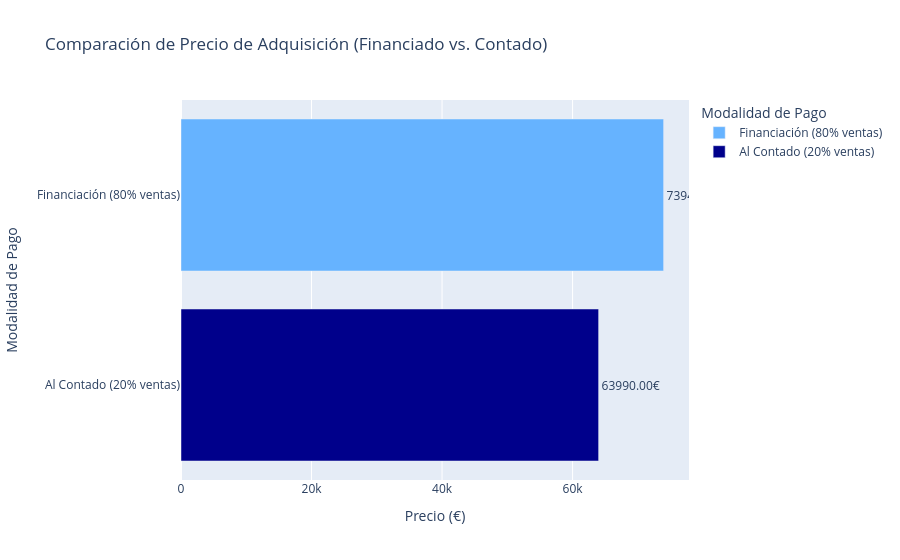

Notebook source saved alongside this figure:
### Markdown cell above
**18.1 Representación de la información anterior en un gráfico de barras**

### Code cell
#representación gráfica de los datos anteriores 
# Preparar los datos en un DataFrame con Plotly Express
data = {
    'Modalidad de Pago': ['Financiación (80% ventas)', 'Al Contado (20% ventas)'],
    'Precio (€)': [coste_total, al_contado]
}
df_plot = pd.DataFrame(data)

# Crear el gráfico de barras interactivo con Plotly Express
fig = px.bar(
    df_plot,
    x='Precio (€)',
    y='Modalidad de Pago',
    orientation='h',
    title='Comparación de Precio de Adquisición (Financiado vs. Contado)',
    labels={'Modalidad de Pago': 'Modalidad de Pago', 'Precio (€)': 'Precio (€)'},
    color='Modalidad de Pago',
    color_discrete_map={'Financiación (80% ventas)': '#66b3ff', 'Al Contado (20% ventas)': '#00008B'},
    text='Precio (€)'
)

# Ajustar el formato del texto en las barras a dos decimales con el símbolo del euro
fig.update_traces(texttemplate='%{x:.2f}€', textposition='outside')

# Ajustar el diseño del gráfico
fig.update_layout(
    uniformtext_minsize=8,
    uniformtext_mode='hide',
    yaxis={'categoryorder':'total ascending'} # Ordenar las barras
)

# Mostrar el gráfico interactivo
fig.show()

### Figure 1 — Plotly figure (JSON) as saved in the notebook; plotly's stock layout.template omitted (floating-point values rounded to 4 significant figures)
{"data": [{"hovertemplate": "Modalidad de Pago=%{y}<br>Precio (€)=%{text}<extra></extra>", "legendgroup": "Financiación (80% ventas)", "marker": {"color": "#66b3ff", "pattern": {"shape": ""}}, "name": "Financiación (80% ventas)", "orientation": "h", "showlegend": true, "text": [73950.0], "textposition": "outside", "texttemplate": "%{x:.2f}€", "type": "bar", "x": [73950.0], "xaxis": "x", "y": ["Financiación (80% ventas)"], "yaxis": "y"}, {"hovertemplate": "Modalidad de Pago=%{y}<br>Precio (€)=%{text}<extra></extra>", "legendgroup": "Al Contado (20% ventas)", "marker": {"color": "#00008B", "pattern": {"shape": ""}}, "name": "Al Contado (20% ventas)", "orientation": "h", "showlegend": true, "text": [63990.0], "textposition": "outside", "texttemplate": "%{x:.2f}€", "type": "bar", "x": [63990.0], "xaxis": "x", "y": ["Al Contado (20% ventas)"], "yaxis": "y"}], "layout": {"barmode": "relative", "legend": {"title": {"text": "Modalidad de Pago"}, "tracegroupgap": 0}, "title": {"text": "Comparación de Precio de Adquisición (Financiado vs. Contado)"}, "uniformtext": {"minsize": 8, "mode": "hide"}, "xaxis": {"anchor": "y", "domain": [0, 1], "title": {"text": "Precio (€)"}}, "yaxis": {"anchor": "x", "categoryarray": ["Al Contado (20% ventas)", "Financiación (80% ventas)"], "categoryorder": "total ascending", "domain": [0, 1], "title": {"text": "Modalidad de Pago"}}}}
